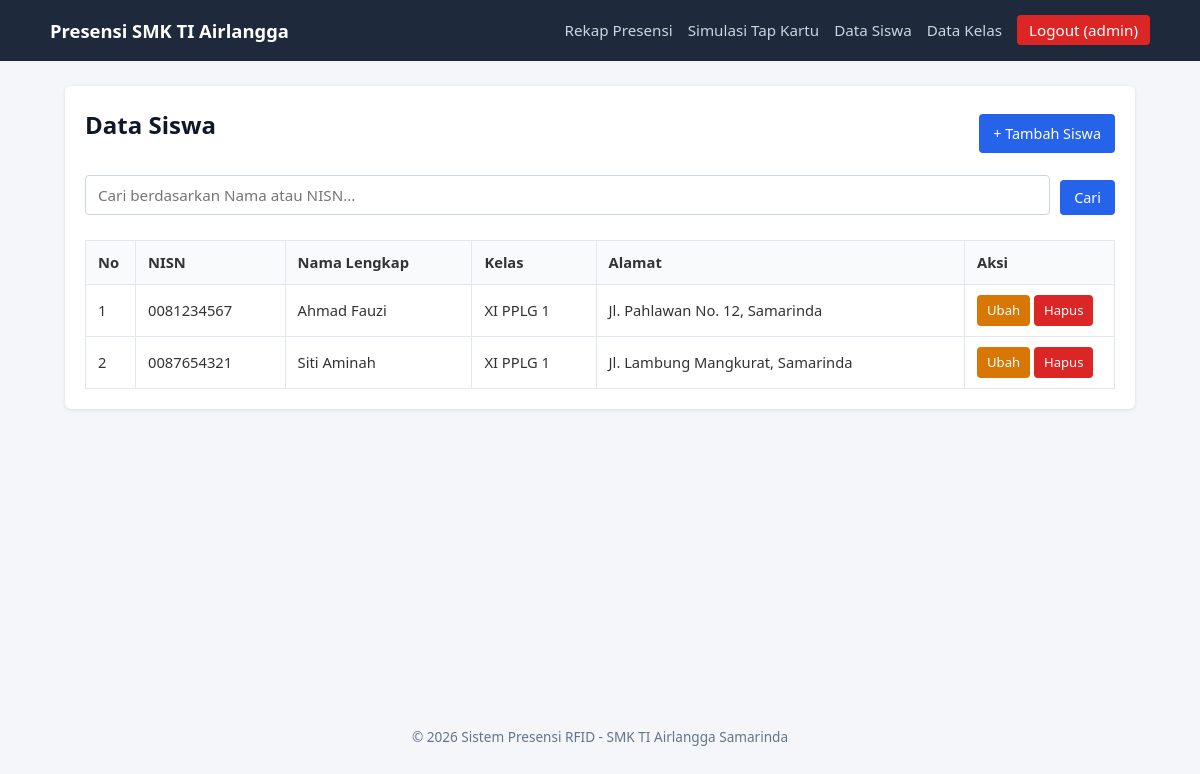
Page /views/siswa/index.php (signed in) on the committed database.
### tables this page shows
CREATE TABLE siswa (
    nisn CHAR(10) PRIMARY KEY,
    nama VARCHAR(100) NOT NULL,
    alamat VARCHAR(255),
    id_kelas INT NOT NULL,
    CONSTRAINT fk_siswa_kelas FOREIGN KEY (id_kelas) REFERENCES kelas(id_kelas) ON DELETE RESTRICT ON UPDATE CASCADE
);

CREATE TABLE kelas (
    id_kelas INT AUTO_INCREMENT PRIMARY KEY,
    nama_kelas VARCHAR(20) NOT NULL UNIQUE,
    jurusan VARCHAR(50) NOT NULL
);

### core/BaseModel.php (called while the page is built, shortened)
<?php
abstract class BaseModel {
    public function __construct($db) {
        $this->db = $db;
    }
}

### models/Siswa.php (called while the page is built, shortened)
<?php
require_once __DIR__ . '/../core/BaseModel.php';
class Siswa extends BaseModel {
    public function getAll($keyword = '') {
        $sql = "SELECT siswa.*, kelas.nama_kelas, kelas.jurusan
                FROM siswa
                INNER JOIN kelas ON siswa.id_kelas = kelas.id_kelas";
        $sql .= " ORDER BY kelas.nama_kelas ASC, siswa.nama ASC";
        $stmt = $this->db->prepare($sql);
        if (!empty($keyword)) {
            $stmt->execute([':keyword' => "%$keyword%"]);
        } else {
            $stmt->execute();
        }
        return $stmt->fetchAll();
    }
}

### views/siswa/index.php (the view, shortened to what this page needs)
<?php
require_once __DIR__ . '/../layouts/header.php';
require_once __DIR__ . '/../layouts/navbar.php';
require_once __DIR__ . '/../../models/Siswa.php';
$db = (new Database())->getConnection();
$siswaModel = new Siswa($db);
$keyword = trim($_GET['q'] ?? '');
$daftar_siswa = $siswaModel->getAll($keyword);
?>
<div class="card">
    <div class="header-action">
        <h2>Data Siswa</h2>
        <a href="create.php" class="btn btn-primary">+ Tambah Siswa</a>
    </div>
    <form method="GET" action="" class="filter-bar">
        <div class="form-group">
            <input type="text" name="q" class="form-control" placeholder="Cari berdasarkan Nama atau NISN..." value="<?= htmlspecialchars($keyword) ?>">
        </div>
        <button type="submit" class="btn btn-primary">Cari</button>
    </form>
    <div class="table-responsive">
        <table>
            <thead>
                <tr>
                    <th style="width: 50px;">No</th>
                    <th>NISN</th>
                    <th>Nama Lengkap</th>
                    <th>Kelas</th>
                    <th>Alamat</th>
                    <th style="width: 150px;">Aksi</th>
                </tr>
            </thead>
            <tbody>
                <?php if (empty($daftar_siswa)): ?>
                    <tr><td colspan="6" style="text-align:center;">Data siswa tidak ditemukan.</td></tr>
                <?php else: ?>
                    <?php $no = 1; foreach ($daftar_siswa as $s): ?>
                    <tr>
                        <td><?= $no++ ?></td>
                        <td><?= htmlspecialchars($s['nisn']) ?></td>
                        <td><?= htmlspecialchars($s['nama']) ?></td>
                        <td><?= htmlspecialchars($s['nama_kelas']) ?></td>
                        <td><?= htmlspecialchars($s['alamat'] ?? '-') ?></td>
                        <td>
                            <a href="edit.php?nisn=<?= urlencode($s['nisn']) ?>" class="btn btn-warning btn-sm">Ubah</a>
                            <a href="index.php?hapus=<?= urlencode($s['nisn']) ?>" class="btn btn-danger btn-sm" onclick="return confirm('Yakin ingin menghapus siswa ini?')">Hapus</a>
                        </td>
                    </tr>
                    <?php endforeach; ?>
                <?php endif; ?>
            </tbody>
        </table>
    </div>
</div>
<?php require_once __DIR__ . '/../layouts/footer.php'; ?>

### views/layouts/header.php (shortened to what this page needs)
<?php
$base_url = '/aplikasi-presensi';
?>
<!DOCTYPE html>
<html lang="id">
<head>
    <link rel="stylesheet" href="<?= $base_url ?>/assets/css/style.css">
</head>
<body>

### views/layouts/navbar.php
<?php if (isset($_SESSION['id_user'])): ?>
<nav class="navbar">
    <div class="nav-container">
        <a href="<?= $base_url ?>/views/presensi/rekap.php" class="nav-brand">Presensi SMK TI Airlangga</a>
        <ul class="nav-menu">
            <li><a href="<?= $base_url ?>/views/presensi/rekap.php">Rekap Presensi</a></li>
            <li><a href="<?= $base_url ?>/views/presensi/tap.php">Simulasi Tap Kartu</a></li>
            <li><a href="<?= $base_url ?>/views/siswa/index.php">Data Siswa</a></li>
            <li><a href="<?= $base_url ?>/views/kelas/index.php">Data Kelas</a></li>
            <li><a href="<?= $base_url ?>/logout.php" class="btn-logout">Logout (<?= htmlspecialchars($_SESSION['username']) ?>)</a></li>
        </ul>
    </div>
</nav>
<?php endif; ?>
<main class="container">

### views/layouts/footer.php
</main>
<footer class="footer">
    <p>&copy; 2026 Sistem Presensi RFID - SMK TI Airlangga Samarinda</p>
</footer>
</body>
</html>

### assets/css/style.css (style rules this page uses)
* { box-sizing: border-box; margin: 0; padding: 0; font-family: 'Segoe UI', Tahoma, Geneva, Verdana, sans-serif; }
body { background-color: #f4f6f9; color: #333; line-height: 1.6; }
.navbar { background-color: #1e293b; color: #fff; padding: 1rem; }
.nav-container { max-width: 1100px; margin: 0 auto; display: flex; justify-content: space-between; align-items: center; flex-wrap: wrap; gap: 10px; }
.nav-brand { color: #fff; font-weight: bold; font-size: 1.15rem; text-decoration: none; }
.nav-menu { list-style: none; display: flex; gap: 15px; flex-wrap: wrap; align-items: center; }
.nav-menu a { color: #cbd5e1; text-decoration: none; font-size: 0.95rem; }
.btn-logout { background-color: #dc2626; color: #fff !important; padding: 5px 12px; border-radius: 4px; }
.container { max-width: 1100px; margin: 25px auto; padding: 0 15px; min-height: 75vh; }
.card { background: #fff; padding: 20px; border-radius: 6px; box-shadow: 0 1px 4px rgba(0,0,0,0.1); margin-bottom: 20px; }
h2 { margin-bottom: 15px; color: #0f172a; }
.form-group { margin-bottom: 15px; }
.form-control { width: 100%; padding: 9px 12px; border: 1px solid #cbd5e1; border-radius: 4px; font-size: 0.95rem; }
.filter-bar { display: flex; gap: 10px; flex-wrap: wrap; margin-bottom: 15px; align-items: flex-end; }
.filter-bar .form-group { margin-bottom: 0; flex: 1; min-width: 160px; }
.btn { display: inline-block; padding: 8px 14px; border: none; border-radius: 4px; cursor: pointer; text-decoration: none; font-size: 0.9rem; font-weight: 500; }
.btn-primary { background-color: #2563eb; color: #fff; }
.btn-warning { background-color: #d97706; color: #fff; }
.btn-danger { background-color: #dc2626; color: #fff; }
.btn-sm { padding: 5px 10px; font-size: 0.82rem; }
.table-responsive { width: 100%; overflow-x: auto; }
table { width: 100%; border-collapse: collapse; margin-top: 10px; }
th, td { padding: 10px 12px; border: 1px solid #e2e8f0; text-align: left; font-size: 0.92rem; }
th { background-color: #f8fafc; font-weight: 600; }
.header-action { display: flex; justify-content: space-between; align-items: center; flex-wrap: wrap; gap: 10px; margin-bottom: 15px; }
.footer { text-align: center; padding: 15px; color: #64748b; font-size: 0.85rem; }

### rows in the picture
siswa: nisn "0081234567", nama "Ahmad Fauzi", id_kelas.nama_kelas "XI PPLG 1", alamat "Jl. Pahlawan No. 12, Samarinda"
siswa: nisn "0087654321", nama "Siti Aminah", id_kelas.nama_kelas "XI PPLG 1", alamat "Jl. Lambung Mangkurat, Samarinda"

### other values in the picture
$_SESSION['username'] "admin"
